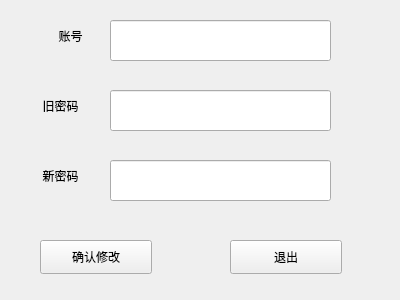
<?xml version="1.0" encoding="UTF-8"?>
<ui version="4.0">
 <class>updatewindow</class>
 <widget class="QWidget" name="updatewindow">
  <property name="geometry">
   <rect>
    <x>0</x>
    <y>0</y>
    <width>400</width>
    <height>300</height>
   </rect>
  </property>
  <property name="windowTitle">
   <string>Form</string>
  </property>
  <widget class="QLabel" name="label_newpassword">
   <property name="geometry">
    <rect>
     <x>20</x>
     <y>160</y>
     <width>81</width>
     <height>31</height>
    </rect>
   </property>
   <property name="text">
    <string>新密码</string>
   </property>
   <property name="alignment">
    <set>Qt::AlignCenter</set>
   </property>
  </widget>
  <widget class="QLabel" name="label_id">
   <property name="geometry">
    <rect>
     <x>30</x>
     <y>20</y>
     <width>81</width>
     <height>31</height>
    </rect>
   </property>
   <property name="text">
    <string>账号</string>
   </property>
   <property name="alignment">
    <set>Qt::AlignCenter</set>
   </property>
  </widget>
  <widget class="QLabel" name="label_oldpassword">
   <property name="geometry">
    <rect>
     <x>20</x>
     <y>90</y>
     <width>81</width>
     <height>31</height>
    </rect>
   </property>
   <property name="text">
    <string>旧密码</string>
   </property>
   <property name="alignment">
    <set>Qt::AlignCenter</set>
   </property>
  </widget>
  <widget class="QPushButton" name="pushButton_update">
   <property name="geometry">
    <rect>
     <x>40</x>
     <y>240</y>
     <width>112</width>
     <height>34</height>
    </rect>
   </property>
   <property name="text">
    <string>确认修改</string>
   </property>
  </widget>
  <widget class="QPushButton" name="pushButton_exit">
   <property name="geometry">
    <rect>
     <x>230</x>
     <y>240</y>
     <width>112</width>
     <height>34</height>
    </rect>
   </property>
   <property name="text">
    <string>退出</string>
   </property>
  </widget>
  <widget class="QLineEdit" name="textid">
   <property name="geometry">
    <rect>
     <x>110</x>
     <y>20</y>
     <width>221</width>
     <height>41</height>
    </rect>
   </property>
  </widget>
  <widget class="QLineEdit" name="textnewpassword">
   <property name="geometry">
    <rect>
     <x>110</x>
     <y>160</y>
     <width>221</width>
     <height>41</height>
    </rect>
   </property>
  </widget>
  <widget class="QLineEdit" name="textoldpassword">
   <property name="geometry">
    <rect>
     <x>110</x>
     <y>90</y>
     <width>221</width>
     <height>41</height>
    </rect>
   </property>
  </widget>
 </widget>
 <resources/>
 <connections/>
</ui>
